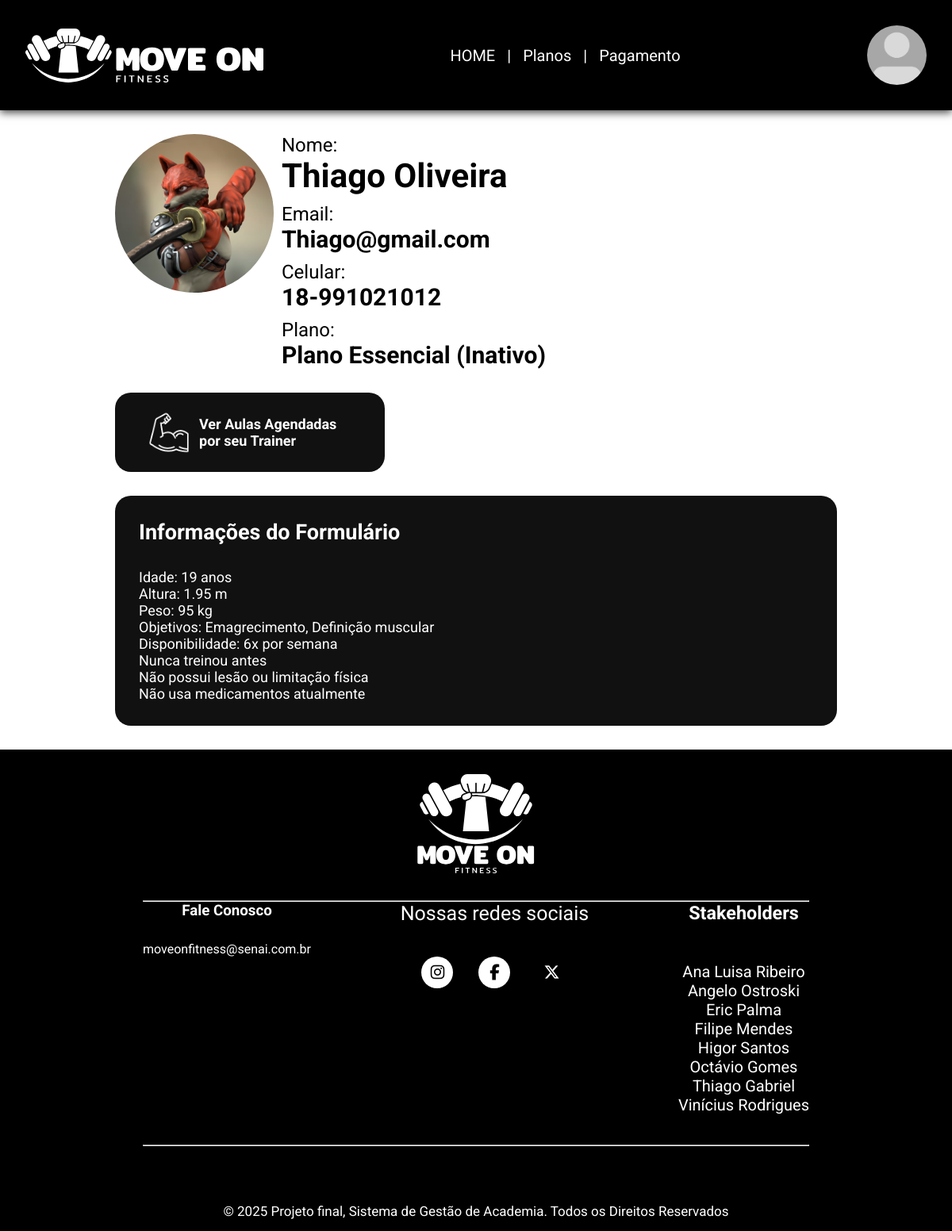
The app's page /View/UserView.php?viewastrainer=6 (signed in) with its own data.
### tables this page shows
CREATE TABLE `users` (
  `id` int(11) NOT NULL,
  `nome_completo` varchar(255) NOT NULL,
  `email` varchar(100) NOT NULL,
  `celular` varchar(20) DEFAULT NULL,
  `CPF` varchar(11) DEFAULT NULL,
  `password` varchar(255) NOT NULL,
  `created_at` timestamp NOT NULL DEFAULT current_timestamp(),
  `google` enum('Sim','Não') NOT NULL DEFAULT 'Não',
  `tipo_de_user` enum('trainer','cliente','admin') DEFAULT 'cliente',
  `nome_arquivo_fotoperfil` varchar(255) DEFAULT NULL,
  `body_fat` decimal(4,2) DEFAULT NULL COMMENT 'apenas clientes',
  `peso` decimal(5,2) DEFAULT NULL COMMENT 'apenas clientes',
  `ficha_id` int(11) DEFAULT NULL COMMENT 'apenas clientes',
  `anotacoes_trainer` text DEFAULT NULL COMMENT 'apenas clientes',
  `info_treinamento` text DEFAULT NULL COMMENT 'apenas clientes',
  `rotina_treinamento` text NOT NULL COMMENT 'apenas clientes',
  `trainer_id` int(11) DEFAULT NULL COMMENT 'apenas clientes',
  `mensalidade_id` int(11) DEFAULT NULL COMMENT 'apenas clientes',
  `plano_id` int(11) DEFAULT NULL COMMENT 'apenas clientes',
  `renovar_plano` enum('Sim','Não') NOT NULL DEFAULT 'Sim' COMMENT 'Apenas Clientes',
  `salario` decimal(8,2) DEFAULT NULL COMMENT 'apenas trainers',
  `endereco` varchar(255) DEFAULT NULL COMMENT 'apenas trainers',
  `CREF` int(11) DEFAULT NULL COMMENT 'apenas trainers'
);

CREATE TABLE `planos` (
  `id` int(11) NOT NULL,
  `nome_plano` varchar(100) NOT NULL,
  `valor_mensal` decimal(10,2) NOT NULL,
  `valor_plano_antes_desconto` decimal(5,2) NOT NULL,
  `valor_adesao` decimal(5,2) NOT NULL,
  `descricao` text NOT NULL
);

CREATE TABLE `mensalidades` (
  `id` int(11) NOT NULL,
  `user_id` int(11) NOT NULL,
  `data_vencimento` date NOT NULL,
  `valor_cobrado` decimal(10,2) NOT NULL,
  `status_pagamento` enum('Pendente','Pago','Atrasado') NOT NULL DEFAULT 'Pendente',
  `data_pagamento` date DEFAULT NULL
);

### Controller/UserController.php (called while the page is built, shortened)
<?php
require_once __DIR__.'/../Model/UserModel.php';
class UserController {
    private $UserModel;
    function __construct($pdo) {
        $this->UserModel = new UserModel($pdo);
    }
    public function findById($id) {
        return $this->UserModel->findById($id);
    }
    public function getFotoPerfil($nome_arquivo_fotoperfil, $DIR_view){
        if(!isset($nome_arquivo_fotoperfil)){
            return '../PFPpadrao.png';
        }else{
            if(!file_exists($DIR_view."/IMG/pfps/$nome_arquivo_fotoperfil")){
                return '../PFPpadrao.png';
            }
        }
        return $nome_arquivo_fotoperfil;
    }
}

### Model/UserModel.php (called while the page is built, shortened)
<?php
class UserModel
{
    private $pdo;
    function __construct($pdo)
    {
        $this->pdo = $pdo;
    }
    public function findById($id)
    {
        $sql = "SELECT * FROM users WHERE id = ?";
        $stmt = $this->pdo->prepare($sql);
        $stmt->execute([$id]);
        $result = $stmt->fetch(PDO::FETCH_ASSOC);
        return $result;
    }
}

### View/UserView.php (the view, shortened to what this page needs)
<?php
include_once '../Controller/UserController.php';
include_once '../Config.php';
$Controller = new UserController($pdo);
$user_id = $_SESSION['user_id'];
$user = $Controller->findById($user_id);
$user_viewid = $_SESSION['user_id'];
if(!empty($_GET)){
    if(isset($_GET['viewastrainer'])){
        $user_view = $Controller->findById($_GET['viewastrainer']);
        if($user_view['trainer_id'] == $user['id'] && $user['tipo_de_user'] == 'trainer'){
            $user_viewid = $_GET['viewastrainer'];
        }else{
            header('Location: UserView.php');
        }
    }
}
$user_view = $Controller->findById($user_viewid);
$nome_completo = $user_view['nome_completo'];
$cellddd = str_contains($user_view['celular'], '9')+1;
$cell = substr($user_view['celular'],0,$cellddd) . "-" . substr($user_view['celular'],$cellddd,100);
$plano_id = $user_view['plano_id'];
if(isset($user_view['plano_id'])){
    $stmt = $pdo->query("SELECT * FROM planos WHERE id = $plano_id");
    $plano = $stmt->fetch(PDO::FETCH_ASSOC);
}
$mensalidade_id = $user_view['mensalidade_id'];
if(isset($user_view['mensalidade_id'])){
    $stmt = $pdo->query("SELECT * FROM mensalidades WHERE id = $mensalidade_id");
    $mensalidade = $stmt->fetch(PDO::FETCH_ASSOC);
    $status_plano = 'Ativo';
    if($mensalidade['status_pagamento'] == 'Pendente' OR $mensalidade['status_pagamento'] == 'Atrasado'){
        $status_plano = 'Inativo';
    }
}
$nome_arquivo_fotoperfiluser = $Controller->getFotoPerfil($user_view['nome_arquivo_fotoperfil'], __DIR__);
?>
<!DOCTYPE html>
<html lang="pt-BR">
<head>
    <link rel="stylesheet" href="css/style.css">
    <link rel="stylesheet" href="css/basics.css">
    <link rel="stylesheet" type="text/css" href="font-awesome/css/all.min.css" />
    <link rel="stylesheet" href="https://cdnjs.cloudflare.com/ajax/libs/font-awesome/6.7.2/css/all.min.css" />
</head>
<body>
    <?php include __DIR__ . "/header.php"; ?>
        <section class="user-sect flex-column gap30">
            <div class="flex-row gap10 flex-row flex-wrap-at-760 justify-center">
                <div class="pfp user-view" >
                        <?php if (isset($user_view)): ?>
                            <img src="IMG/pfps/<?= $nome_arquivo_fotoperfiluser ?>">
                        <?php endif; ?>
                </div>
                <div class="grow-100">
                    <div class="height-100po info-text flex-column gap10">
                        <div>
                            <p>Nome:</p>
                            <h3><?=$nome_completo?></h3>
                        </div>
                        <div class="flex-row justify-between gap30 info-text-small wrap">
                            <div>
                                <p>Email:</p>
                                <h3><?=$user_view['email']?></h3>
                            </div>
                        </div>
                        <div class="flex-row justify-between gap30 info-text-small">
                            <?php if($user_view['celular'] != null OR $user_view['celular'] != ''):?>
                                <div>
                                    <p>Celular:</p>
                                    <h3><?=$cell?></h3>
                                </div>
                            <?php endif;?>
                        </div>
                        <div class="flex-row justify-between gap30 info-text-small">
                            <?php if($user_view['tipo_de_user'] == 'cliente' && ($plano_id != null OR $plano_id != '')):?>
                                <div>
                                    <p>Plano:</p>
                                    <h3><?=$plano['nome_plano']?> (<?=$status_plano?>)</h3>
                                </div>
                            <?php endif;?>
                        </div>
                    </div>
                </div>
            </div>
            <div class="flex-column">
                <?php if($user_view['tipo_de_user'] == 'trainer'):?>
                    <a class="dia terca user-view" href="Aulas.php">
                        <i class="fa-solid fa-circle-user"></i><p>Agendar Aulas para clientes</p>
                    </a>
                <?php elseif($user_view['tipo_de_user'] == 'cliente' && $user_view['trainer_id'] != NULL ):?>
                    <a class="dia terca user-view" href="Aulas.php">
                        <img src="IMG/biceps.png" alt=""><p>Ver Aulas Agendadas por seu Trainer</p>
                    </a>
                <?php endif;?>
                </div>
                <div class="width-100po flex-row">
                <?php if($user_view['info_treinamento'] != NULL):?>
                    <div class="dia sabado nohover grow-100 flex-column height-unset padding30 align-start">
                        <h1 class="width-100po">Informações do Formulário</h1>
                        <p class="textalign-left weight-low">
                            <?=$user_view['info_treinamento'];?>
                        </p>
                    </div>
                <?php endif;?>
                </div>
        </section>
    <?php include __DIR__ . "/footer.php"; ?>
</body>
</html>

### View/css/style.css (style rules this page uses)
* { padding: 0; margin: 0; font-family: 'Roboto'; }
body { background-color: rgb(255, 255, 255); font-family: 'Roboto'; }
.dia { width: 180px; height: 180px; display: flex; flex-direction: column; justify-content: center; align-items: center; border-radius: 20px; color: #fff; font-size: 18px; font-weight: bold; cursor: pointer; transition: transform 0.2s; }
.dia img { width: 50%; }
.terca, .terça, .quinta, .sabado, .sábado, .domingo { background: #111; }
.pfp { width: 200px; max-width: 50vw; aspect-ratio: 1/1; overflow: hidden; display: flex; justify-content: center; border-radius: 100%; }
.pfp.user-view { width: 200px; height: 200px; }
.pfp img { width: auto; height: 100%; min-width: 100%; }
section.user-sect, form.user-sect { max-width: 910px; display: flex; margin: auto; padding: 30px 10px; }
.info-text { font-size: 1.5em; }
.info-text h3 { font-size: 1.75em; }
.info-text-small { font-size: 1em !important; }
.info-text-small h3 { font-size: 1.25em !important; }
.dia.user-view { height: 100px; flex-grow: 1; min-width: 260px; display: flex; flex-direction: row; gap: 10px; padding:0 40px; justify-content: start; text-decoration: none; }
.dia.user-view img { width: 56px; height: 56px; }
p.weight-low { font-weight: 400; }

### View/css/basics.css (style rules this page uses)
.flex-row { display: flex; gap:inherit; }
.flex-column { display: flex; flex-direction: column; gap:inherit; }
.wrap { flex-wrap: wrap; }
.gap10 { gap:10px; }
.gap30 { gap:30px; }
.padding30 { padding:30px; }
.align-start { align-items: start; }
.justify-center { justify-content: center; }
.justify-between { justify-content: space-between; }
.textalign-left { text-align: left; }
.height-100po { min-height: 100%; }
.height-unset { height: unset; }
.width-100po { width: 100%; }
.grow-100 { flex-grow: 1; }

### records on screen
users: nome_arquivo_fotoperfil (picture), nome_completo "Thiago Oliveira", email "Thiago@gmail.com", celular "18-991021012", info_treinamento "Idade: 19 anos Altura: 1.95 m Peso: 95 kg Objetivos: Emagrecimento, Definição muscular Disponibilidade: 6x por semana Nunca treinou antes Não possui lesão ou limitação física Não usa medicamentos atualmente"
planos: nome_plano "Plano Essencial"
mensalidades: status_pagamento "Inativo"
